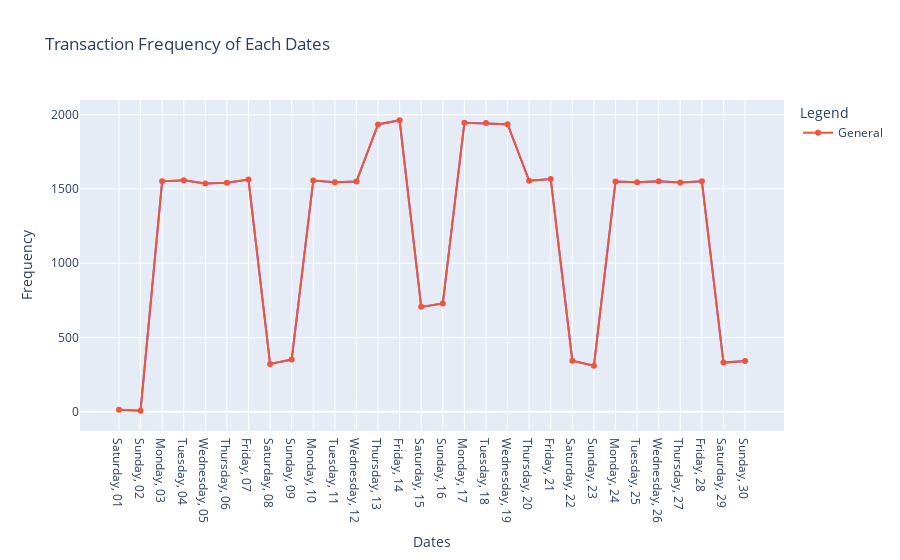

Source (notebook cell):
### Markdown cell above
Pada hari Sabtu dan Minggu transaksi cenderung menurun.

### Code cell
# Menghitung frekuensi transaksi secara general
daily_countIn = df['dateIn'].value_counts().sort_index().reset_index()
daily_countIn.columns = ['dateIn', 'frequency']

# Membuat plot interaktif
fig = px.line(daily_countIn, x='dateIn', y='frequency', title='Transaction Frequency of Each Dates')
fig.add_scatter(x=daily_countIn['dateIn'], y=daily_countIn['frequency'], mode='lines+markers', name='General')

fig.update_layout(
    xaxis=dict(
        tickmode='array',
        tickvals=daily_countIn['dateIn'],
        ticktext=[date.strftime('%A, %d') for date in daily_countIn['dateIn']],
        title='Dates'
 ),
    yaxis=dict(
        title='Frequency'
    ),
    legend_title_text='Legend',
)

fig.show()

### Figure 1 — Plotly figure (JSON) as saved in the notebook; plotly's stock layout.template omitted (floating-point values rounded to 4 significant figures)
{"data": [{"hovertemplate": "dateIn=%{x}<br>frequency=%{y}<extra></extra>", "legendgroup": "", "line": {"color": "#636efa", "dash": "solid"}, "marker": {"symbol": "circle"}, "mode": "lines", "name": "", "orientation": "v", "showlegend": false, "type": "scatter", "x": ["2023-04-01", "2023-04-02", "2023-04-03", "2023-04-04", "2023-04-05", "2023-04-06", "2023-04-07", "2023-04-08", "2023-04-09", "2023-04-10", "2023-04-11", "2023-04-12", "2023-04-13", "2023-04-14", "2023-04-15", "2023-04-16", "2023-04-17", "2023-04-18", "2023-04-19", "2023-04-20", "2023-04-21", "2023-04-22", "2023-04-23", "2023-04-24", "2023-04-25", "2023-04-26", "2023-04-27", "2023-04-28", "2023-04-29", "2023-04-30"], "xaxis": "x", "y": [14, 7, 1551, 1558, 1537, 1541, 1563, 322, 351, 1557, 1545, 1550, 1934, 1962, 706, 729, 1946, 1943, 1936, 1555, 1567, 344, 309, 1550, 1545, 1551, 1544, 1552, 331, 342], "yaxis": "y"}, {"mode": "lines+markers", "name": "General", "type": "scatter", "x": ["2023-04-01", "2023-04-02", "2023-04-03", "2023-04-04", "2023-04-05", "2023-04-06", "2023-04-07", "2023-04-08", "2023-04-09", "2023-04-10", "2023-04-11", "2023-04-12", "2023-04-13", "2023-04-14", "2023-04-15", "2023-04-16", "2023-04-17", "2023-04-18", "2023-04-19", "2023-04-20", "2023-04-21", "2023-04-22", "2023-04-23", "2023-04-24", "2023-04-25", "2023-04-26", "2023-04-27", "2023-04-28", "2023-04-29", "2023-04-30"], "y": [14, 7, 1551, 1558, 1537, 1541, 1563, 322, 351, 1557, 1545, 1550, 1934, 1962, 706, 729, 1946, 1943, 1936, 1555, 1567, 344, 309, 1550, 1545, 1551, 1544, 1552, 331, 342]}], "layout": {"legend": {"title": {"text": "Legend"}, "tracegroupgap": 0}, "title": {"text": "Transaction Frequency of Each Dates"}, "xaxis": {"anchor": "y", "domain": [0, 1], "tickmode": "array", "ticktext": ["Saturday, 01", "Sunday, 02", "Monday, 03", "Tuesday, 04", "Wednesday, 05", "Thursday, 06", "Friday, 07", "Saturday, 08", "Sunday, 09", "Monday, 10", "Tuesday, 11", "Wednesday, 12", "Thursday, 13", "Friday, 14", "Saturday, 15", "Sunday, 16", "Monday, 17", "Tuesday, 18", "Wednesday, 19", "Thursday, 20", "Friday, 21", "Saturday, 22", "Sunday, 23", "Monday, 24", "Tuesday, 25", "Wednesday, 26", "Thursday, 27", "Friday, 28", "Saturday, 29", "Sunday, 30"], "tickvals": ["2023-04-01", "2023-04-02", "2023-04-03", "2023-04-04", "2023-04-05", "2023-04-06", "2023-04-07", "2023-04-08", "2023-04-09", "2023-04-10", "2023-04-11", "2023-04-12", "2023-04-13", "2023-04-14", "2023-04-15", "2023-04-16", "2023-04-17", "2023-04-18", "2023-04-19", "2023-04-20", "2023-04-21", "2023-04-22", "2023-04-23", "2023-04-24", "2023-04-25", "2023-04-26", "2023-04-27", "2023-04-28", "2023-04-29", "2023-04-30"], "title": {"text": "Dates"}}, "yaxis": {"anchor": "x", "domain": [0, 1], "title": {"text": "Frequency"}}}}
